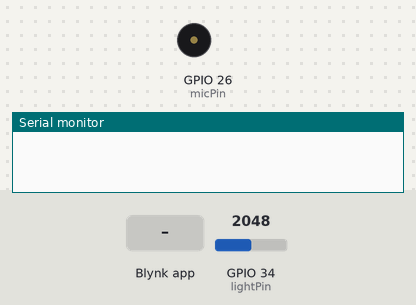
Recording of a sketch running on a simulated ESP32. Shown: buzzer (waves = sounding), the last lines printed to the serial monitor. Inputs (shaded band) come from the test bench; at power-on: GPIO 34 (lightPin) = 2048. WiFi joins after 1.5 s; servers stay silent unless stated.

Above: at 3.0 s.
3.1 s: Blynk app writes 1 to V0
At 3.61 s:
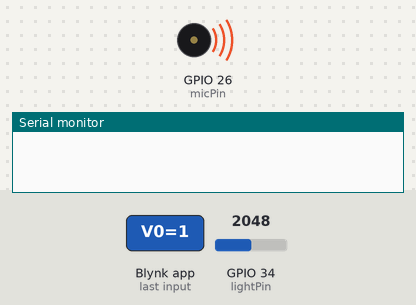
6.1 s: GPIO 34 (lightPin) set to 2489
9.1 s: GPIO 34 (lightPin) set to 2602
At 9.5 s:
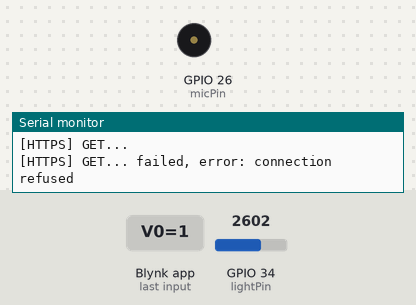
Timing chart, 0 to 12.1 s (numbered marks = the images above; inputs shaded):
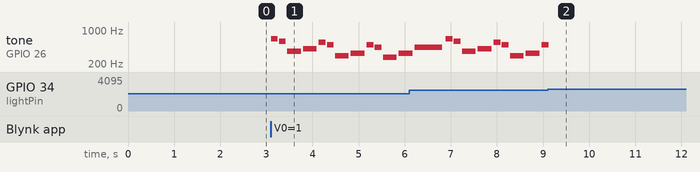

Measured:
- the behaviour switches between 2548 and 2549 on GPIO 34 (lightPin) (found by bisection; images 1 and 2)
- after the input at 3.1 s, tone on GPIO 26 (micPin): plays 659 Hz for 0.15 s, 587 Hz for 0.15 s, 370 Hz for 0.30 s, 415 Hz for 0.30 s, 554 Hz for 0.15 s, 494 Hz for 0.15 s … (12 notes in this stretch), starting at once
- after the input at 9.1 s, tone on GPIO 26 (micPin): goes on until 9.1 s, then stays silent

The sketch:

wakeup_helper.ino
```cpp
/*
Final Project - WakeUp Helper.

Waking up is not always easy. Sometimes you snooze your alaram constantly and wake up
an hour later then planned. In this project I tried to created a solution for scenario:
On a specific time every morning (let's say 08:00), a good old Nokia ringtone will be played.
The only way you can stop this sound is by opening the light in your room.
This will make you get out of bed.
In addition - you will be able to see the current temprature in blynk's app,
and go through your waking up time in a google sheet (because we love data).

The circuit:
Light sensor connected to pin number 34.
Speaker connected to pin number 26.
Temprature sensor (DHT22) connected to pin number 15.

Link to a video - https://youtube.com/shorts/LoNaJvxOuvQ
Link to instructables post - https://www.instructables.com/WakingUp-Helper/
Link to the google sheets - https://docs.google.com/spreadsheets/d/10BSgtas-bp63kK4UlREaiKwv2jMZ1pRmG96E8gWQhIY/edit?usp=sharing

Created By:
Or Zinger - 205918725
*/


#define BLYNK_TEMPLATE_ID           "{your_blynk_template_id}"
#define BLYNK_TEMPLATE_NAME         "{your_blynk_template_name}"
#define BLYNK_AUTH_TOKEN            "{your_blynk_auth_key}"
#define BLYNK_PRINT Serial
#define DHTPIN 15
#define DHTTYPE DHT22

#include <WiFi.h>
#include <WiFiMulti.h>
#include <HTTPClient.h>
#include <WiFiClientSecure.h>
#include <BlynkSimpleEsp32.h>
#include "pitches.h"
#include <Adafruit_Sensor.h>
#include <DHT.h>
#include <DHT_U.h>

//------WIFI Details---------------
char ssid[] = "your_wifi_network";
char pass[] = "your_password";
//---------------------------------


int tempo = 180;
int micPin = 26;
int lightPin = 34;
int baseLight = analogRead(lightPin);
unsigned long startTime;
unsigned long wakingTime;

int melody[] = {
  NOTE_E5, 8, NOTE_D5, 8, NOTE_FS4, 4, NOTE_GS4, 4,
  NOTE_CS5, 8, NOTE_B4, 8, NOTE_D4, 4, NOTE_E4, 4,
  NOTE_B4, 8, NOTE_A4, 8, NOTE_CS4, 4, NOTE_E4, 4,
  NOTE_A4, 2,
};

int notes = sizeof(melody) / sizeof(melody[0]) / 2;
int wholenote = (60000 * 4) / tempo;
int divider = 0, noteDuration = 0;
bool nokiaPlaying = false;
DHT_Unified dht(DHTPIN, DHTTYPE);
uint32_t delayMS;


void setup()
{
  Serial.begin(115200);
  Blynk.begin(BLYNK_AUTH_TOKEN, ssid, pass);
  dht.begin();
  sensor_t sensor;
  dht.temperature().getSensor(&sensor);
}

void loop()
{
  Blynk.run();

  if (nokiaPlaying) {
    playNokia();
  } else {
    stopNokia();
  }
}

BLYNK_WRITE(V0) {
  baseLight = analogRead(lightPin);
  int action = param.asInt();
  startTime = millis();
  if (action == 1) {
    nokiaPlaying = true;
  }
}

BLYNK_WRITE(V1) {
  sensors_event_t event;
  dht.temperature().getEvent(&event);
  if (isnan(event.relative_humidity)) {
    dht.temperature().getEvent(&event);
  }
  Blynk.virtualWrite(V2, String(event.temperature, 1) + " °C");
  Blynk.virtualWrite(V1, 0);
}

void playNokia() {
  for (int thisNote = 0; thisNote < notes * 2; thisNote = thisNote + 2) {
    divider = melody[thisNote + 1];
    if (divider > 0) {
      noteDuration = (wholenote) / divider;
    } else if (divider < 0) {
      noteDuration = (wholenote) / abs(divider);
      noteDuration *= 1.5; // increases the duration in half for dotted notes
    }
    tone(micPin, melody[thisNote], noteDuration * 0.9);
    delay(noteDuration);
    noTone(micPin);
    delay(10);
    int lightValue = analogRead(lightPin);
    if (abs(lightValue - baseLight) > 500) {
      nokiaPlaying = false;
      wakingTime = (millis() - startTime) / 1000;
      report(wakingTime);
      Blynk.virtualWrite(V0, 0);
      break;
    }
  }
}

void stopNokia() {
  noTone(micPin);
}

// Please put your make.com_webhook in the following line
void report (int data) {
  WiFiClientSecure *client = new WiFiClientSecure;
  if (client) {
    client -> setInsecure(); {
      HTTPClient https;
      Serial.print("[HTTPS] begin...\n");
      if (https.begin(*client, String("{your_make.com_webhook}") + data)) {
        Serial.print("[HTTPS] GET...\n");
        int httpCode = https.GET();
        if (httpCode > 0) {
          Serial.printf("[HTTPS] GET... code: %d\n", httpCode);
          if (httpCode == HTTP_CODE_OK || httpCode == HTTP_CODE_MOVED_PERMANENTLY) {
            String payload = https.getString();
            Serial.println(payload);
          }
        }
        else {
          Serial.printf("[HTTPS] GET... failed, error: %s\n", https.errorToString(httpCode).c_str());
        }
        https.end();
      }
      else {
        Serial.printf("[HTTPS] Unable to connect\n");
      }
    }
    delete client;
  }
  else {
    Serial.println("Unable to create client");
  }
  Serial.println();
}
```

pitches.h
```cpp
/*************************************************
   Public Constants
 *************************************************/


#define NOTE_B0  31
#define NOTE_C1  33
#define NOTE_CS1 35
#define NOTE_D1  37
#define NOTE_DS1 39
#define NOTE_E1  41
#define NOTE_F1  44
#define NOTE_FS1 46
#define NOTE_G1  49
#define NOTE_GS1 52
#define NOTE_A1  55
#define NOTE_AS1 58
#define NOTE_B1  62
#define NOTE_C2  65
#define NOTE_CS2 69
#define NOTE_D2  73
#define NOTE_DS2 78
#define NOTE_E2  82
#define NOTE_F2  87
#define NOTE_FS2 93
#define NOTE_G2  98
#define NOTE_GS2 104
#define NOTE_A2  110
#define NOTE_AS2 117
#define NOTE_B2  123
#define NOTE_C3  131
#define NOTE_CS3 139
#define NOTE_D3  147
#define NOTE_DS3 156
#define NOTE_E3  165
#define NOTE_F3  175
#define NOTE_FS3 185
#define NOTE_G3  196
#define NOTE_GS3 208
#define NOTE_A3  220
#define NOTE_AS3 233
#define NOTE_B3  247
#define NOTE_C4  262
#define NOTE_CS4 277
#define NOTE_D4  294
#define NOTE_DS4 311
#define NOTE_E4  330
#define NOTE_F4  349
#define NOTE_FS4 370
#define NOTE_G4  392
#define NOTE_GS4 415
#define NOTE_A4  440
#define NOTE_AS4 466
#define NOTE_B4  494
#define NOTE_C5  523
#define NOTE_CS5 554
#define NOTE_D5  587
#define NOTE_DS5 622
#define NOTE_E5  659
#define NOTE_F5  698
#define NOTE_FS5 740
#define NOTE_G5  784
#define NOTE_GS5 831
#define NOTE_A5  880
#define NOTE_AS5 932
#define NOTE_B5  988
#define NOTE_C6  1047
#define NOTE_CS6 1109
#define NOTE_D6  1175
#define NOTE_DS6 1245
#define NOTE_E6  1319
#define NOTE_F6  1397
#define NOTE_FS6 1480
#define NOTE_G6  1568
#define NOTE_GS6 1661
#define NOTE_A6  1760
#define NOTE_AS6 1865
#define NOTE_B6  1976
#define NOTE_C7  2093
#define NOTE_CS7 2217
#define NOTE_D7  2349
#define NOTE_DS7 2489
#define NOTE_E7  2637
#define NOTE_F7  2794
#define NOTE_FS7 2960
#define NOTE_G7  3136
#define NOTE_GS7 3322
#define NOTE_A7  3520
#define NOTE_AS7 3729
#define NOTE_B7  3951
#define NOTE_C8  4186
#define NOTE_CS8 4435
#define NOTE_D8  4699
#define NOTE_DS8 4978
#define REST      0
```
